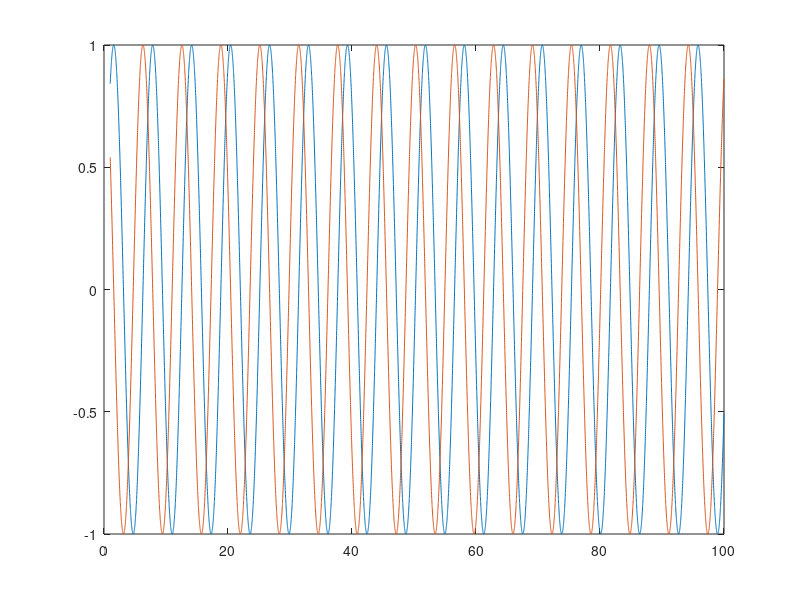

Reproduce this figure in MATLAB. (Note: this script raises an error after producing the figure.)

dataX = 1:0.01:100;

pulse=sin(dataX);
Gain=cos(dataX);

plot(dataX,pulse);
hold on

plot(dataX,Gain);


% =====   Saving Measurement
fileID = fopen('C:\Users\LabPC\Desktop\SSGain_response_RFpower_NegxxdBm.txt','w'); % name of the data File
t = datetime('now','TimeZone','local','Format','d-MMM-y HH:mm:ss'); %  save the measurement date and time
fprintf(fileID, '%s\r\n', t); % print time and hour 
fprintf(fileID, '%s\r\n', 'Meas. Pulse Power provided by IQ-Mod and Small signal Gain Response'); % Data header information 
fprintf(fileID, '%s\r\n', 'CW @ 8.5GHz and -20dBm'); % Data header information  
fprintf(fileID, '\r\n'); % let empty one row
fprintf(fileID,'%5s\t %5s %20s\t\n\n', 'Time(Sec.)', 'Gain(dB)', 'Pout(dBm)'); % measured variables
fprintf(fileID,'%g %15s %15d\n ', [dataX(:),pulse(:),Gain(:)].'); % measured values

fclose(fileID);
%% Ending Saving